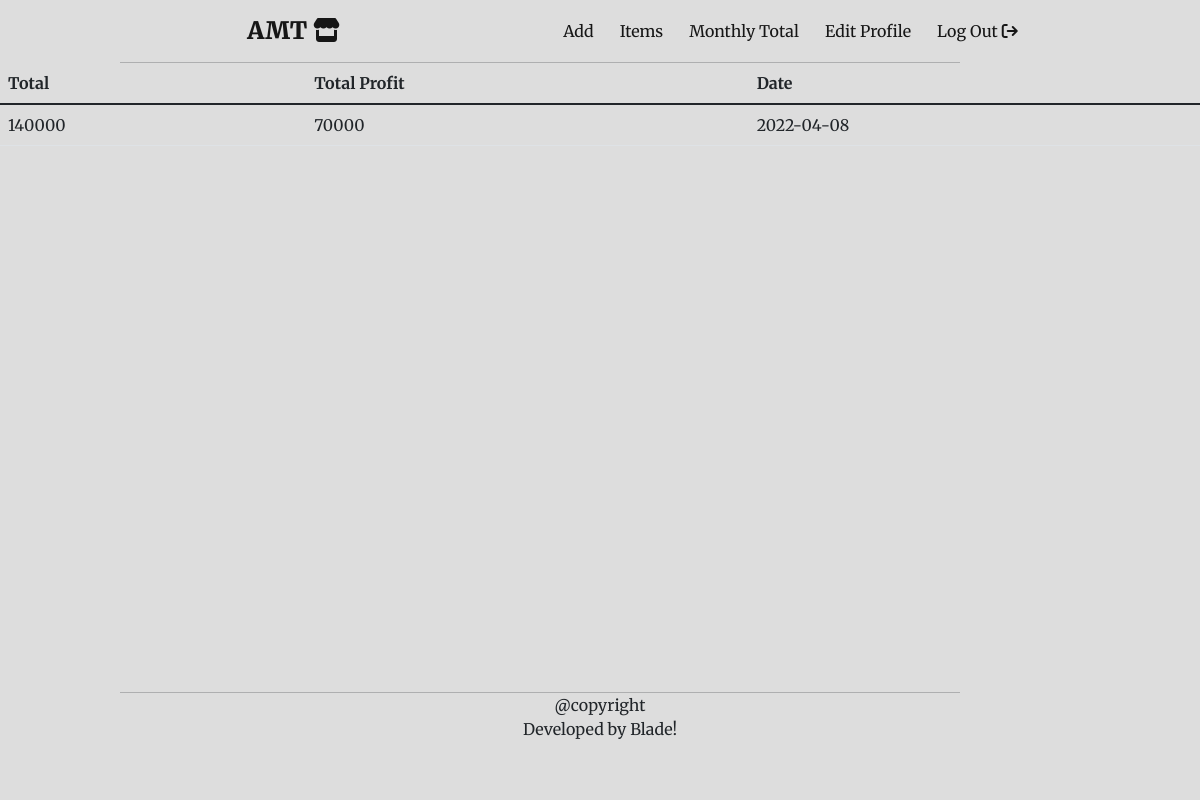
Before: /total (signed in) with the older database file.
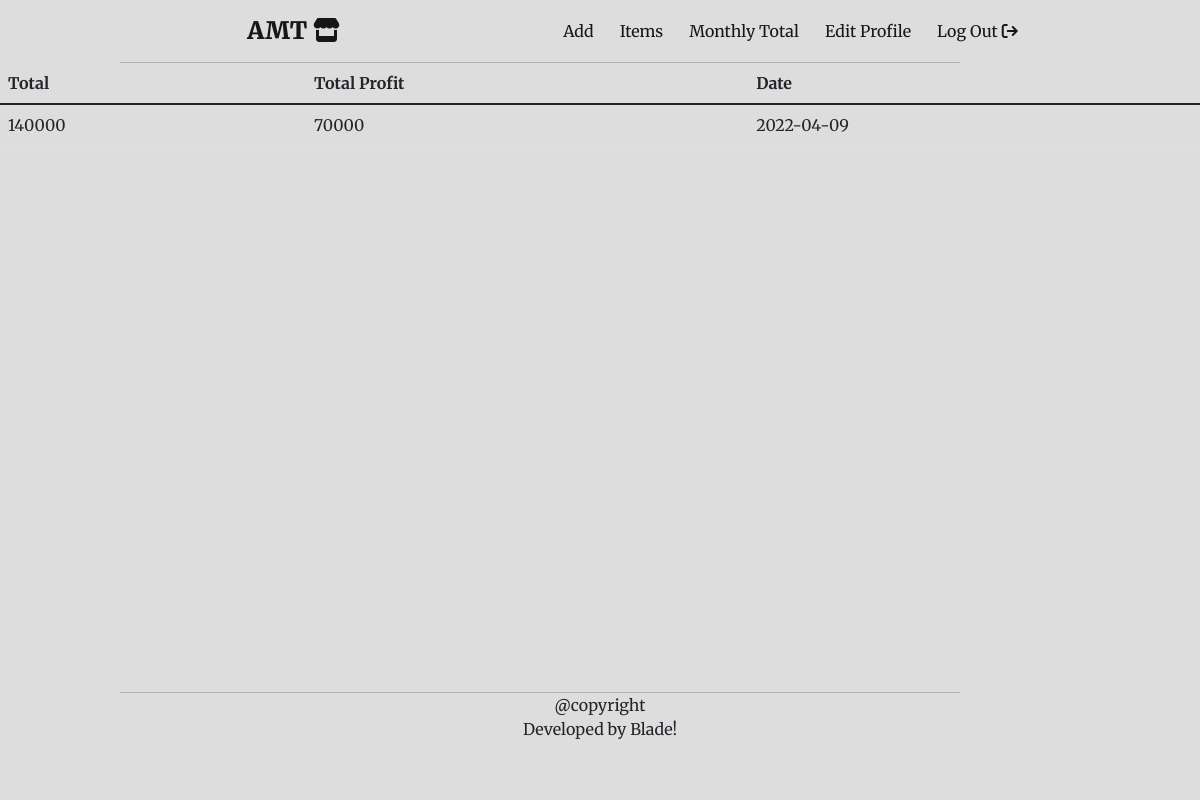
After: the same page with the newer database file.
### main.py (models this page shows)
class MonthlyTotal(db.Model):
    id = db.Column(db.Integer, primary_key=True)
    total = db.Column(db.Float, nullable=False)
    total_profit = db.Column(db.Float, nullable=False)
    date = db.Column(db.Date, nullable=False)

### main.py (the view)
@app.route('/total')
@admin_only
def total():
    sold_item = Sale.query.all()
    total = MonthlyTotal.query.all()
    month, year = datetime.now().month, datetime.now().year
    sold_items = [i for i in sold_item if i.date.year ==
                  year and i.date.month == month]
    total1 = [i for i in total if i.date.year ==
              year and i.date.month == month]
    total_money, total_profit = 0, 0
    for i in sold_items:
        total_money += i.price
        total_profit += i.total
    if not total1:
        add_total = MonthlyTotal(
            total=total_money,
            total_profit=total_profit,
            date=datetime.now()
        )
        db.session.add(add_total)
        db.session.commit()
    else:
        for i in total:
            i.total = total_money
            i.total_profit = total_profit
            i.date = datetime.now()
            db.session.commit()
    new_total = MonthlyTotal.query.all()
    return render_template('total.html', total=new_total)

### main.py (called while the page is built)
@login_manager.user_loader
def load_user(user):
    return User.query.get(int(user))

def admin_only(f):
    @wraps(f)
    def decorated_function(*args, **kwargs):
        if not current_user.is_anonymous:
            if current_user.id != 1:
                return abort(403)
            return f(*args, **kwargs)
        return abort(403)
    return decorated_function

### templates/total.html
{% include 'header.html' %}
<table class="table">
    <thead>
        <tr>
            <th scope="col">Total</th>
            <th scope="col">Total Profit</th>
            <th scope="col">Date</th>
        </tr>
    </thead>
    <tbody>
        {% for i in total:%}
        <tr>
            <td>{{ i.total|int}}</td>
            <td>{{ i.total_profit|int }}</td>
            <td>{{ i.date }}</td>
        </tr>
        {% endfor %}
    </tbody>
</table>
{% include 'footer.html' %}

### templates/header.html (shortened to what this page needs)
<!DOCTYPE html>
<html lang="en">
<head>
    <link href="https://cdn.jsdelivr.net/npm/bootstrap@5.1.3/dist/css/bootstrap.min.css" rel="stylesheet"
>
    <link rel="stylesheet" href="{{ url_for('static', filename='css/styles.css') }}">
</head>
<body>
    <nav class="navbar navbar-expand-lg navbar-light">
        <div class="container-fluid">
            <a class="navbar-brand" href="{{ url_for('home') }}">AMT <i class="fa-solid fa-store"></i></a>
            <div class="collapse navbar-collapse me-3" id="navbarSupportedContent">
                <ul class="navbar-nav me-3 mb-2 mb-lg-0">
                    {% if current_user.is_authenticated: %}
                    <li class="nav-item">
                        <a class="nav-link active" aria-current="page" href="{{ url_for('add') }}">Add</a>
                    </li>
                    <li class="nav-item">
                        <a class="nav-thing nav-link active" href="{{ url_for('show_items') }}">Items</a>
                    </li>
                    <li class="nav-item">
                        <a class="nav-thing nav-link active" href="{{ url_for('total') }}">Monthly Total</a>
                    </li>
                    <li class="nav-item">
                        <a class="nav-thing nav-link active" href="{{ url_for('edit_profile') }}">Edit Profile</a>
                    </li>
                    <li class="nav-item">
                        <a class="nav-thing nav-link active" href="{{ url_for('logout') }}">Log Out <i class="fa-solid fa-arrow-right-from-bracket"></i></a>
                    </li>
                    {% else: %}
                    <li class="nav-item">
                        <a class="nav-thing nav-link active" href="{{ url_for('login') }}">Login</a>
                    </li>
                    {% endif %}
                </ul>
            </div>
        </div>
    </nav>
    <hr>

### templates/footer.html (shortened to what this page needs)
</body>
<footer id="footer" class="mb-2 ">
    <hr>
    <p>@copyright<br>
    Developed by Blade!</p>
</footer>
</html>

### static/css/styles.css (style rules this page uses)
body { background-color: #DDDDDD; font-family: 'Merriweather', serif; }
.navbar-brand { font-size: 1.5rem; font-weight:900; margin-left: 20%; padding-right: 5%; }
.navbar-collapse { justify-content: center; }
.nav-item { font-size: 16px; padding-left: 10px; }
hr { margin: 0 0 0 10%; width: 70%; }
#footer { position:absolute; text-align: center; bottom:0; width:100%; height: 100px; background-color: inherit; }

Changed rows visible on the page:
changed MonthlyTotal: date "2022-04-08" → "2022-04-09"
